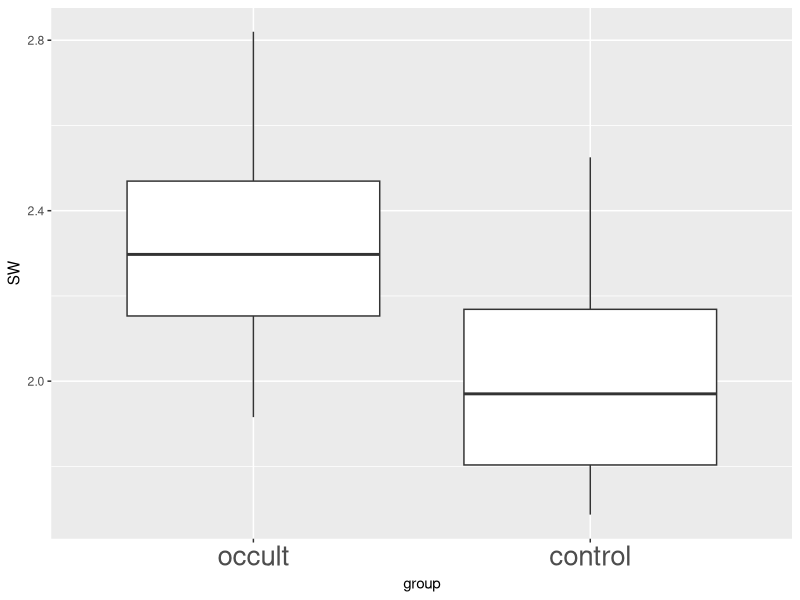

R code for this plot:
library(ggplot2)

mydata <- read.table(file = 'globalVariables.csv',sep = ',',header = T)

mydata$group <- factor(mydata$group,labels = c('occult','control'))
boxplot1 <- ggplot(mydata,aes(x=group,y=SW))
boxplot1 <- boxplot1 + geom_boxplot() + 
  theme(axis.text.x = element_text(size = 20))